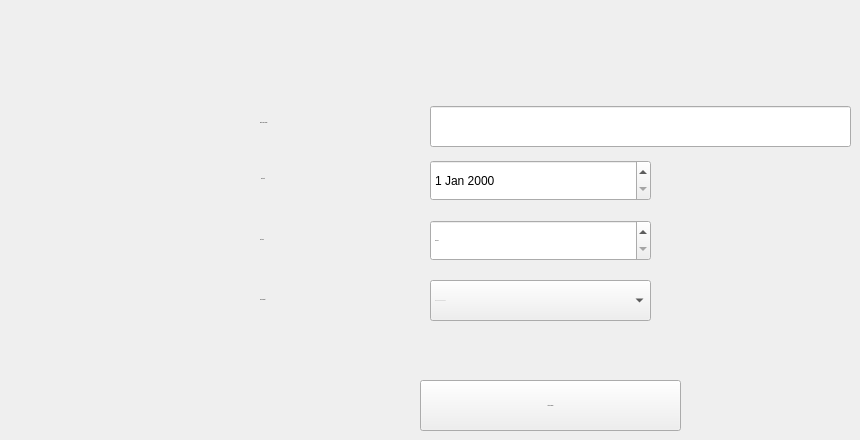
      <widget class="QWidget" name="email_settings_stacked_page">
       <widget class="QLineEdit" name="settingsemail_line">
        <property name="geometry">
         <rect>
          <x>430</x>
          <y>106</y>
          <width>421</width>
          <height>41</height>
         </rect>
        </property>
        <property name="font">
         <font>
          <pointsize>-1</pointsize>
         </font>
        </property>
       </widget>
       <widget class="QLabel" name="label_120">
        <property name="geometry">
         <rect>
          <x>260</x>
          <y>113</y>
          <width>131</width>
          <height>20</height>
         </rect>
        </property>
        <property name="font">
         <font>
          <pointsize>-1</pointsize>
         </font>
        </property>
        <property name="text">
         <string>Enter Your Email</string>
        </property>
       </widget>
       <widget class="QLabel" name="label_136">
        <property name="geometry">
         <rect>
          <x>261</x>
          <y>169</y>
          <width>121</width>
          <height>20</height>
         </rect>
        </property>
        <property name="font">
         <font>
          <pointsize>-1</pointsize>
         </font>
        </property>
        <property name="text">
         <string>Set Date</string>
        </property>
       </widget>
       <widget class="QPushButton" name="settingsemailset_btn">
        <property name="geometry">
         <rect>
          <x>420</x>
          <y>380</y>
          <width>261</width>
          <height>51</height>
         </rect>
        </property>
        <property name="font">
         <font>
          <pointsize>-1</pointsize>
         </font>
        </property>
        <property name="cursor">
         <cursorShape>PointingHandCursor</cursorShape>
        </property>
        <property name="text">
         <string>Set Schedule</string>
        </property>
       </widget>
       <widget class="QLabel" name="label_137">
        <property name="geometry">
         <rect>
          <x>260</x>
          <y>230</y>
          <width>121</width>
          <height>20</height>
         </rect>
        </property>
        <property name="font">
         <font>
          <pointsize>-1</pointsize>
         </font>
        </property>
        <property name="text">
         <string>Set Time</string>
        </property>
       </widget>
       <widget class="QTimeEdit" name="settingsemailtime_line">
        <property name="geometry">
         <rect>
          <x>430</x>
          <y>220</y>
          <width>221</width>
          <height>41</height>
         </rect>
        </property>
        <property name="font">
         <font>
          <pointsize>-1</pointsize>
         </font>
        </property>
       </widget>
       <widget class="QComboBox" name="settingsemailreports_combo">
        <property name="geometry">
         <rect>
          <x>430</x>
          <y>280</y>
          <width>221</width>
          <height>41</height>
         </rect>
        </property>
        <property name="font">
         <font>
          <pointsize>-1</pointsize>
         </font>
        </property>
        <property name="cursor">
         <cursorShape>PointingHandCursor</cursorShape>
        </property>
        <item>
         <property name="text">
          <string>---------------------------------</string>
         </property>
        </item>
        <item>
         <property name="text">
          <string>Daily</string>
         </property>
        </item>
        <item>
         <property name="text">
          <string>Monthly</string>
         </property>
        </item>
        <item>
         <property name="text">
          <string>annually</string>
         </property>
        </item>
       </widget>
       <widget class="QLabel" name="label_46">
        <property name="geometry">
         <rect>
          <x>260</x>
          <y>292</y>
          <width>131</width>
          <height>16</height>
         </rect>
        </property>
        <property name="font">
         <font>
          <pointsize>-1</pointsize>
         </font>
        </property>
        <property name="text">
         <string>Send Report</string>
        </property>
       </widget>
       <widget class="QDateEdit" name="settingsemaildate_line">
        <property name="geometry">
         <rect>
          <x>430</x>
          <y>160</y>
          <width>221</width>
          <height>41</height>
         </rect>
        </property>
       </widget>
      </widget>
